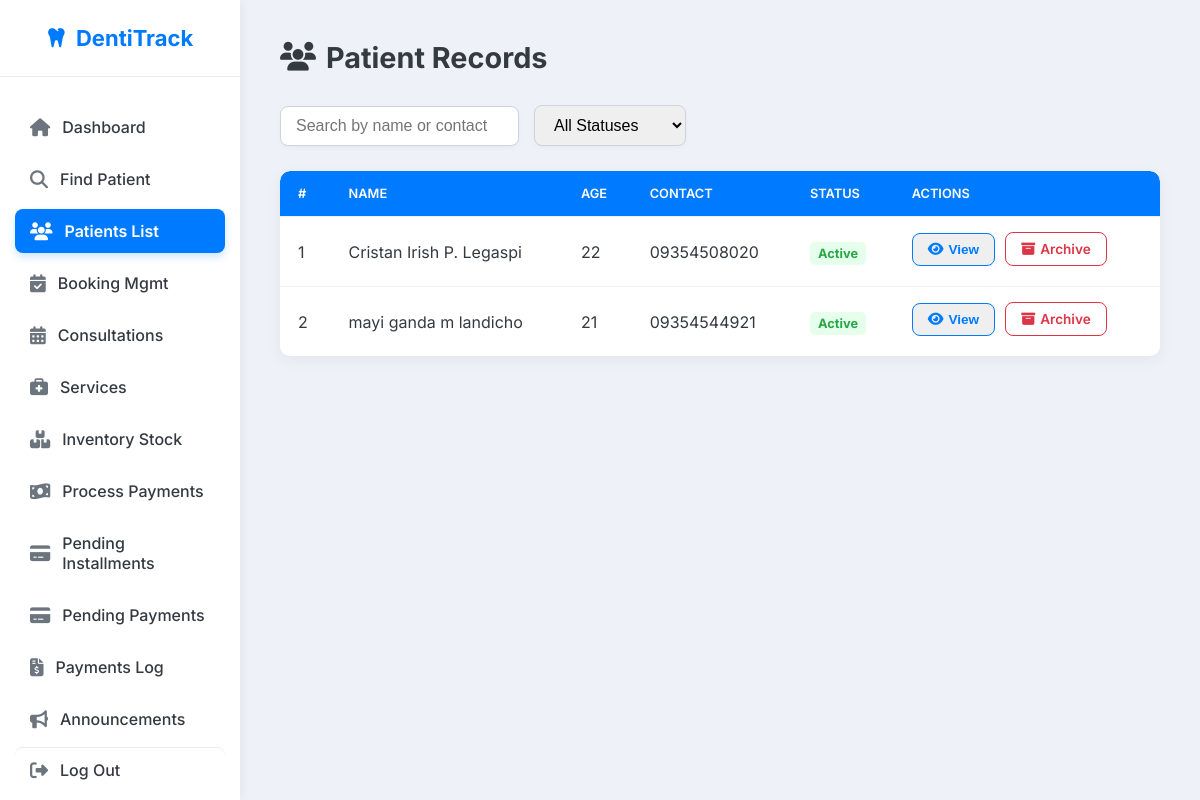
The app's page /secretary/view_patients.php?mode=active&msg=invalid_id (signed in) with its own data.
### tables this page shows
CREATE TABLE `patient` (
  `patient_id` int(11) NOT NULL,
  `user_id` int(11) DEFAULT NULL,
  `first_name` varchar(100) NOT NULL,
  `middle_name` varchar(100) DEFAULT NULL,
  `last_name` varchar(100) NOT NULL,
  `fullname` varchar(255) GENERATED ALWAYS AS (trim(concat_ws(' ',`first_name`,`middle_name`,`last_name`))) STORED,
  `email` varchar(150) NOT NULL,
  `contact_number` varchar(20) DEFAULT NULL,
  `dob` date DEFAULT NULL,
  `gender` enum('Male','Female','Other') DEFAULT 'Other',
  `address` text DEFAULT NULL,
  `profile_image` varchar(255) DEFAULT NULL,
  `emergency_contact_name` varchar(150) DEFAULT NULL,
  `emergency_contact_number` varchar(20) DEFAULT NULL,
  `medical_history` text DEFAULT NULL,
  `allergies` text DEFAULT NULL,
  `notes` text DEFAULT NULL,
  `created_at` timestamp NOT NULL DEFAULT current_timestamp(),
  `updated_at` timestamp NOT NULL DEFAULT current_timestamp() ON UPDATE current_timestamp(),
  `outstanding_balance` decimal(10,2) NOT NULL DEFAULT 0.00,
  `is_archived` tinyint(1) NOT NULL DEFAULT 0,
  `archived_date` datetime DEFAULT NULL,
  `downpayment_default` decimal(10,2) DEFAULT 500.00
);

### secretary/view_patients.php (the view, shortened to what this page needs)
<?php
if (file_exists('../config/db_pdo.php')) {
    require_once '../config/db_pdo.php';
    $conn = $pdo;
} else {
    die("Error: Database configuration file not found.");
}
try {
    $conn->setAttribute(PDO::ATTR_ERRMODE, PDO::ERRMODE_EXCEPTION);
} catch (PDOException $e) {
    die("Database Configuration Error: " . $e->getMessage());
}
try {
    $sql_auto_archive = "UPDATE patient
                         SET is_archived = 1, archived_date = NOW()
                         WHERE is_archived = 0
                         AND updated_at <= DATE_SUB(NOW(), INTERVAL 6 MONTH)";
    $conn->exec($sql_auto_archive);
} catch (PDOException $e) {
}
$search_term = trim($_GET['search'] ?? '');
$filter_status = $_GET['status'] ?? 'all';
function calculateAge($dob) {
    try {
        $dobDate = new DateTime($dob);
        $now = new DateTime();
        return $now->diff($dobDate)->y;
    } catch (Exception $e) {
        return '';
    }
}
$patients = [];
$search_like = "%$search_term%";
$sql = "SELECT * FROM patient
        WHERE (fullname LIKE :search1 OR contact_number LIKE :search2)";
$sql .= " ORDER BY patient_id DESC";
try {
    $stmt = $conn->prepare($sql);
    $stmt->bindParam(':search1', $search_like, PDO::PARAM_STR);
    $stmt->bindParam(':search2', $search_like, PDO::PARAM_STR);
    $stmt->execute();
    $patients = $stmt->fetchAll(PDO::FETCH_ASSOC);
} catch (PDOException $e) {
    error_log("Patient fetch error: " . $e->getMessage());
}
?>
<!DOCTYPE html>
<html lang="en">
<head>
<link rel="stylesheet" href="https://cdnjs.cloudflare.com/ajax/libs/font-awesome/6.4.0/css/all.min.css" />
</head>
<body>
    <div class="sidebar" id="sidebar">
        <div class="sidebar-header">
            <i class="fas fa-tooth"></i> DentiTrack
        </div>
        <nav class="sidebar-nav">
            <a href="secretary_dashboard.php"><i class="fas fa-home"></i> Dashboard</a>
            <a href="find_patient.php" ><i class="fas fa-search"></i> Find Patient</a>
            <a href="view_patients.php" class="active"><i class="fas fa-users"></i> Patients List</a>
            <a href="online_bookings.php"><i class="fas fa-calendar-check"></i> Booking Mgmt</a>
            <a href="appointments.php"><i class="fas fa-calendar-alt"></i> Consultations</a>
            <a href="services_list.php"><i class="fas fa-briefcase-medical"></i> Services</a>
            <a href="inventory.php"><i class="fas fa-boxes"></i> Inventory Stock</a>
            <a href="payments.php"><i class="fas fa-money-bill-wave"></i> Process Payments</a>
            <a href="pending_installments.php"><i class="fas fa-credit-card"></i> Pending Installments</a>
            <a href="pending_payments.php"><i class="fas fa-credit-card"></i> Pending Payments</a>
            <a href="payment_logs.php"><i class="fas fa-file-invoice-dollar"></i> Payments Log</a>
            <a href="create_announcements.php"><i class="fas fa-bullhorn"></i> Announcements</a>
        </nav>
        <a href="logout.php" class="logout"><i class="fas fa-sign-out-alt"></i> Log Out</a>
    </div>
    <main class="main-content">
        <header>
            <h1><i class="fas fa-users"></i> Patient Records</h1>
        </header>
        <div class="search-box">
            <input type="text" id="searchInput" placeholder="Search by name or contact" value="<?= htmlspecialchars($search_term) ?>" />
            <select id="statusFilter">
                <option value="all" <?= $filter_status==='all' ? 'selected' : '' ?>>All Statuses</option>
            </select>
        </div>
        <table>
            <thead>
                <tr>
                    <th>#</th>
                    <th>Name</th>
                    <th>Age</th>
                    <th>Contact</th>
                    <th>Status</th>
                    <th>Actions</th>
                </tr>
            </thead>
            <tbody id="patientsTable">
                <?php
                $counter = 1;
                if (!empty($patients)) {
                    foreach ($patients as $patient) {
                        echo '<tr>';
                        echo '<td>'.$counter.'</td>';
                        echo '<td>'.htmlspecialchars($patient['fullname']).'</td>';
                        echo '<td>'.htmlspecialchars(calculateAge($patient['dob'])).'</td>';
                        echo '<td>'.htmlspecialchars($patient['contact_number']).'</td>';
                        echo '<td><span class="status-indicator status-'.($patient['is_archived'] ? 'archived' : 'active').'">'.($patient['is_archived'] ? 'Archived' : 'Active').'</span></td>';
                        echo '<td>';
                        echo '<button data-id="'. (int)$patient['patient_id'] .'" class="action-btn view-btn open-modal-btn"><i class="fas fa-eye"></i> View</button>';
                        if (!$patient['is_archived']) {
                            echo '<a href="archive_patients.php?id='. (int)$patient['patient_id'] .'&mode=archive" class="action-btn archive-btn" onclick="return confirm(\'Are you sure you want to archive this patient?\');"><i class="fas fa-archive"></i> Archive</a>';
                        } else {
                            echo '<a href="archive_patients.php?id='. (int)$patient['patient_id'] .'&mode=restore" class="action-btn restore-btn" onclick="return confirm(\'Are you sure you want to restore this patient?\');"><i class="fas fa-undo"></i> Restore</a>';
                        }
                        echo '</td>';
                        echo '</tr>';
                        $counter++;
                    }
                } else {
                    echo '<tr><td colspan="6" style="text-align:center; padding: 20px; color:var(--text-light);">No patients found.</td></tr>';
                }
                ?>
            </tbody>
        </table>
    </main>
    </body>
    </html>

### secretary/view_patients.php (style rules this page uses)
:root { --sidebar-width: 240px; --primary-blue: #007bff; --secondary-blue: #0056b3; --text-dark: #343a40; --text-light: #6c757d; --bg-light: #f8f9fa; --bg-page: #eef2f8; --widget-bg: #ffffff; --alert-red: #dc3545; --success-green: #28a745; --accent-orange: #ffc107; }
html { scroll-behavior: smooth; }
body { margin: 0; font-family: 'Inter', sans-serif; background: var(--bg-page); color: var(--text-dark); min-height: 100vh; display: flex; overflow-x: hidden; }
.sidebar { width: var(--sidebar-width); background: var(--widget-bg); padding: 0; color: var(--text-dark); box-shadow: 2px 0 10px rgba(0,0,0,0.05); display: flex; flex-direction: column; position: fixed; height: 100vh; z-index: 1000; transition: transform 0.3s ease; }
.sidebar-header { padding: 25px; text-align: center; margin-bottom: 20px; font-size: 22px; font-weight: 700; color: var(--primary-blue); border-bottom: 1px solid #e9ecef; display: flex; justify-content: center; align-items: center; gap: 10px; }
.sidebar-nav { flex-grow: 1; padding: 0 15px; overflow-y: auto; -ms-overflow-style: none; scrollbar-width: none; }
.sidebar a { display: flex; align-items: center; gap: 12px; padding: 12px 15px; margin: 8px 0; color: var(--text-dark); text-decoration: none; font-weight: 500; border-radius: 8px; transition: background-color 0.3s ease, color 0.3s ease; }
.sidebar a.active { background-color: var(--primary-blue); color: white; font-weight: 600; box-shadow: 0 4px 8px rgba(0, 123, 255, 0.2); }
.sidebar a.active i { color: white; }
.sidebar a i { font-size: 18px; color: var(--text-light); transition: color 0.3s ease; }
.sidebar .logout { margin-top: auto; border-top: 1px solid #e9ecef; padding: 12px 15px; margin: 8px 15px; border-radius: 8px; display: flex; align-items: center; gap: 12px; color: var(--text-dark); font-weight: 500; transition: background-color 0.3s ease, color 0.3s ease; }
.sidebar .logout i { color: var(--text-light); transition: color 0.3s ease; }
.main-content { flex: 1; margin-left: var(--sidebar-width); padding: 40px; background: var(--bg-page); overflow-y: auto; }
header { display: flex; justify-content: space-between; align-items: center; margin-bottom: 30px; }
header h1 { font-size: 1.8rem; color: var(--text-dark); font-weight: 700; margin: 0; display: flex; align-items: center; gap: 10px; }
.search-box { margin-bottom: 25px; display: flex; gap: 15px; align-items: center; }
.search-box input[type="text"], .search-box select { padding: 10px 15px; border-radius: 8px; border: 1px solid #ced4da; font-size: 16px; transition: all 0.3s ease; box-shadow: 0 2px 4px rgba(0,0,0,0.03); }
table { width: 100%; border-collapse: separate; border-spacing: 0; border-radius: 10px; overflow: hidden; box-shadow: 0 4px 15px rgba(0,0,0,0.05); background: var(--widget-bg); }
th, td { padding: 15px 18px; text-align: left; border-bottom: 1px solid #f0f0f0; }
th { background: var(--primary-blue); color: white; user-select: none; font-weight: 600; text-transform: uppercase; font-size: 0.8rem; }
th:first-child { border-top-left-radius: 10px; }
th:last-child { border-top-right-radius: 10px; }
tr:last-child td { border-bottom: none; }
.status-indicator { padding: 4px 8px; border-radius: 5px; font-size: 0.8rem; font-weight: 700; }
.status-active { background-color: #e6ffed; color: var(--success-green); }
.action-btn { display: inline-flex; align-items: center; gap: 5px; margin-right: 10px; margin-bottom: 5px; font-weight: 600; text-decoration: none; padding: 8px 15px; border: 1px solid; border-radius: 8px; cursor: pointer; transition: all 0.3s ease; font-size: 0.85rem; }
.action-btn i { font-size: 14px; }
.view-btn { border-color: var(--primary-blue); color: var(--primary-blue); }
.archive-btn { border-color: var(--alert-red); color: var(--alert-red); }

### records on screen
patient: fullname "Cristan Irish P. Legaspi", dob "22", contact_number "09354508020", is_archived "Active"
patient: fullname "mayi ganda m landicho", dob "21", contact_number "09354544921", is_archived "Active"
